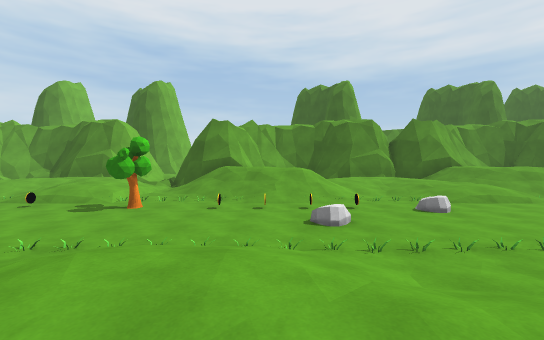
[1] (above)

16 first-person views from a walk through a Unity game level. The camera is 1.5 m above the floor, tilts 2° down and sees 90° across. The floor is counted in squares, 2 m on a side. Each view is taken from the middle of a square. On the plan, view 1 faces up. The plan holds only what a view shows up to about 10 squares ahead; the rest is blank. The place goes on beyond the plan. The player is left out.

[2]
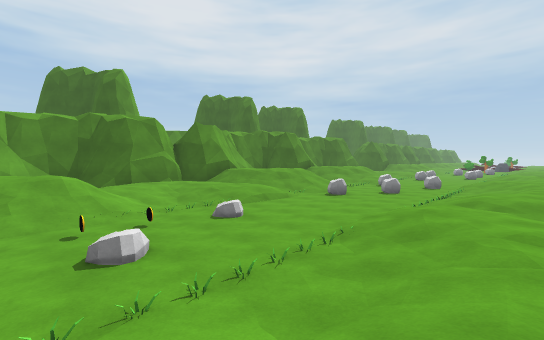

[3]
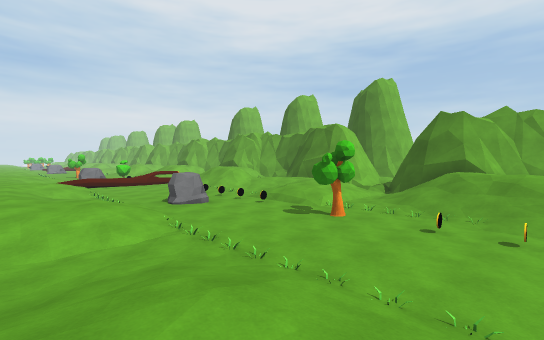

[4]
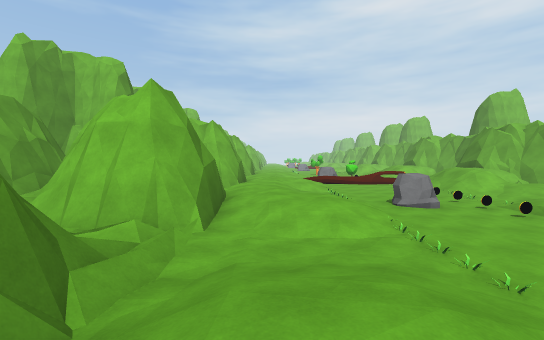

[5]
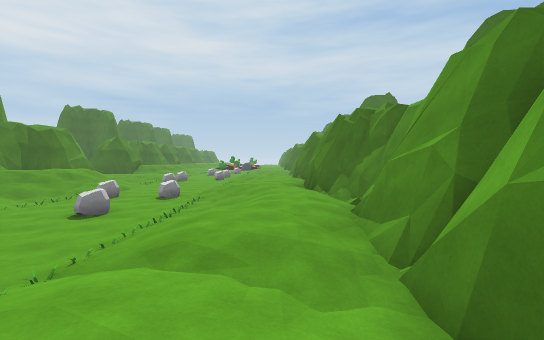

[6]
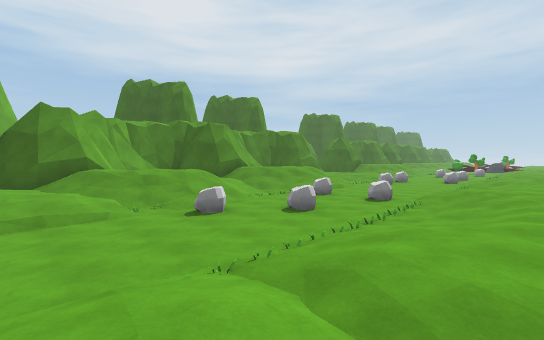

[7]
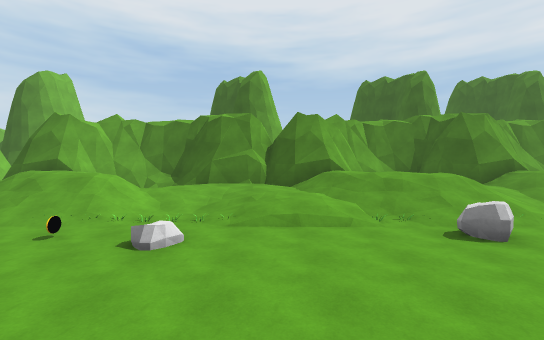

[8]
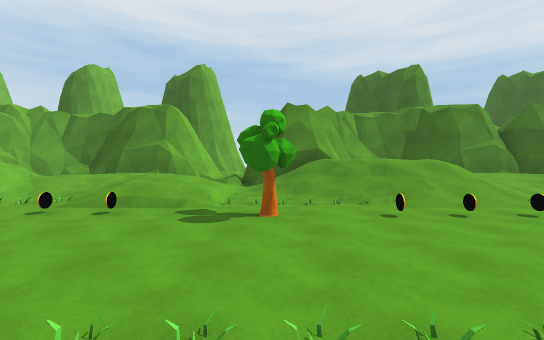

[9]
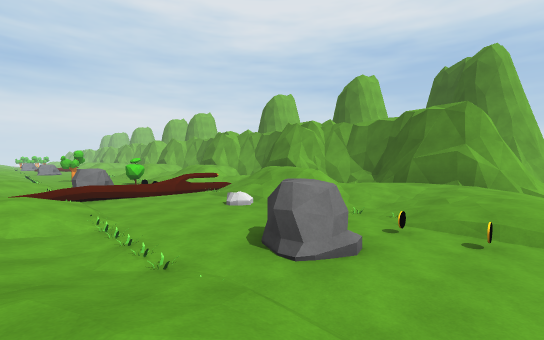

[10]
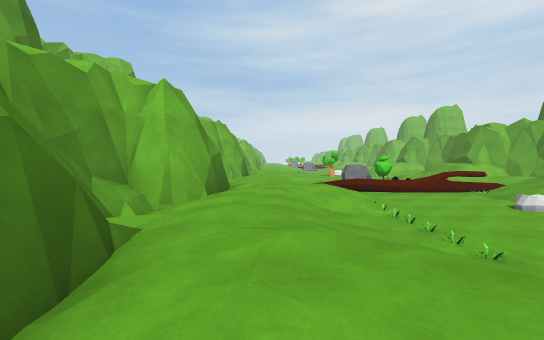

[11]
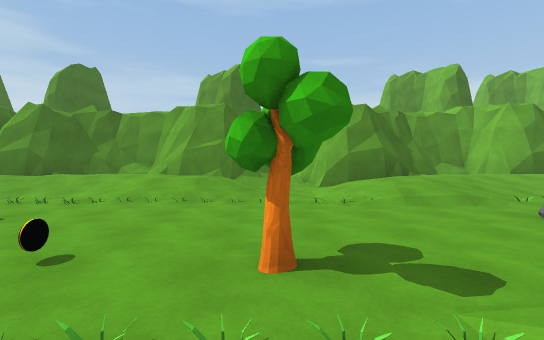

[12]
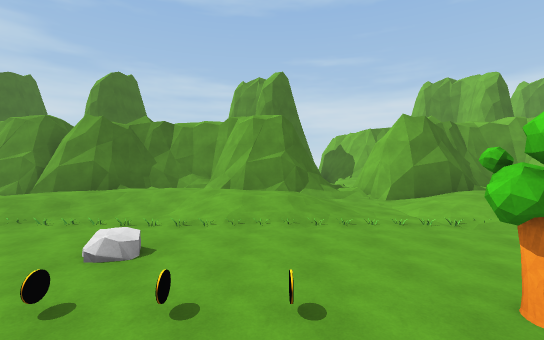

[13]
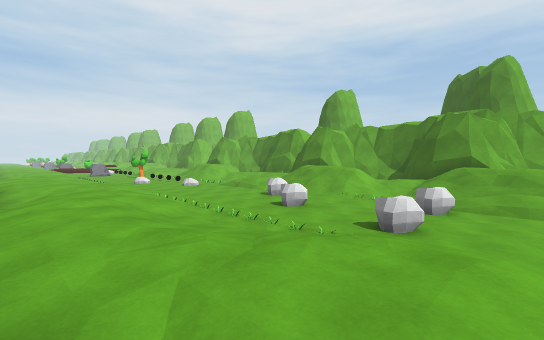

[14]
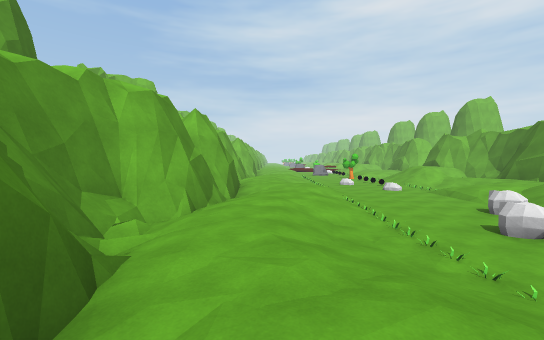

[15]
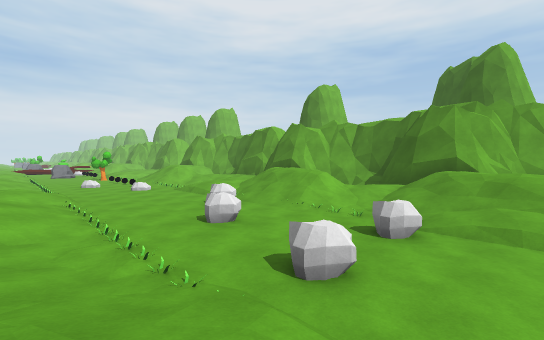

[16]
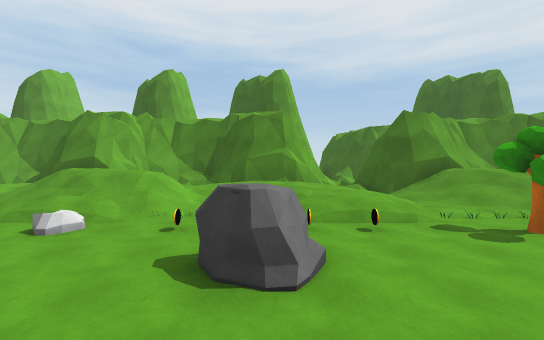

### Floor plan
Key: @ floor where view 1 was taken; # wall or solid block; . main floor; : floor 0.25 m higher than the main floor; + floor 0.5 m higher than the main floor; * floor 0.75 m higher than the main floor; % floor 1.5 m higher than the main floor; / step, stairs or slope; = window, fence, low wall or low ledge; T tree; R rock; O other object.
Columns run from 15 left of view 1 to 14 right of it. Each row starts with its distance up from view 1.
 12    ####       ####
 11 #####/##########/#############
 10  */    ***////%  +***/    */%
  9 /*/%//*++*+///%//*++*/%%//*/%/
  8 ///////./+*../////./+*////.///
  7    :+:.OO:+OOO.::.O.++O::OO.:+
  6   =..R.OOOO.T.OOOO.R...R...R..
  5   =.....R................R....
  4 RR=.............R..........R..
  3    ::OOO:::OOOOOOOOO:OOOOOO.::
  2   :**:.:+*+../*+/.:+*+**/.:/*+
  1  ********+/..+******+:********
  0  ++//+*+/://..:@+*+/:/:+++++:/
 -1     ##/#####=####/#######=###
 -2      ###  ##=#  ###     ####
 -3            #

Positions as (right, up) in squares from view 1, and headings:
1: (0, 0), facing up
2: (0, 1), facing up-right
3: (0, 1), facing up-left
4: (0, 1), facing left
5: (4, 1), facing right
6: (5, 1), facing up-right
7: (5, 2), facing up
8: (-3, 2), facing up
9: (-5, 2), facing up-left
10: (-5, 1), facing left
11: (-3, 8), facing down
12: (-1, 8), facing down
13: (14, 0), facing up-left
14: (14, 1), facing left
15: (14, 2), facing up-left
16: (-7, 2), facing up
